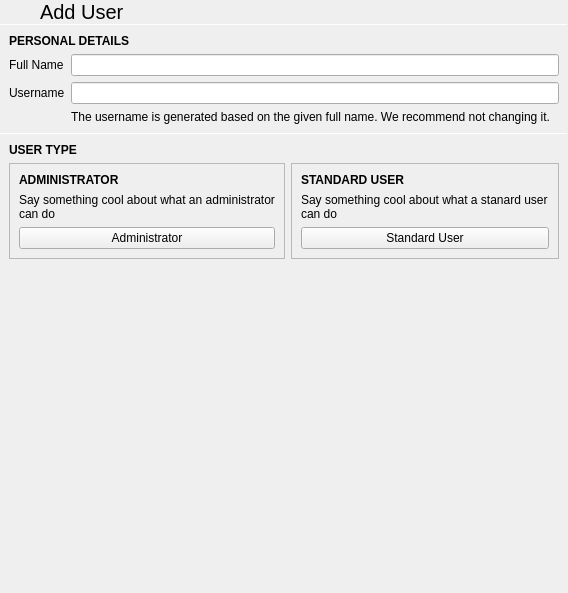
<?xml version="1.0" encoding="UTF-8"?>
<ui version="4.0">
 <class>AddUserDialog</class>
 <widget class="QWidget" name="AddUserDialog">
  <property name="geometry">
   <rect>
    <x>0</x>
    <y>0</y>
    <width>568</width>
    <height>593</height>
   </rect>
  </property>
  <property name="windowTitle">
   <string>Form</string>
  </property>
  <layout class="QVBoxLayout" name="verticalLayout">
   <property name="spacing">
    <number>0</number>
   </property>
   <property name="leftMargin">
    <number>0</number>
   </property>
   <property name="topMargin">
    <number>0</number>
   </property>
   <property name="rightMargin">
    <number>0</number>
   </property>
   <property name="bottomMargin">
    <number>0</number>
   </property>
   <item>
    <widget class="tStackedWidget" name="stackedWidget">
     <property name="currentIndex">
      <number>0</number>
     </property>
     <widget class="QWidget" name="detailsPage">
      <layout class="QVBoxLayout" name="verticalLayout_2">
       <property name="spacing">
        <number>0</number>
       </property>
       <property name="leftMargin">
        <number>0</number>
       </property>
       <property name="topMargin">
        <number>0</number>
       </property>
       <property name="rightMargin">
        <number>0</number>
       </property>
       <property name="bottomMargin">
        <number>0</number>
       </property>
       <item>
        <layout class="QHBoxLayout" name="horizontalLayout">
         <property name="spacing">
          <number>0</number>
         </property>
         <item>
          <widget class="QPushButton" name="backButton">
           <property name="sizePolicy">
            <sizepolicy hsizetype="Preferred" vsizetype="Preferred">
             <horstretch>0</horstretch>
             <verstretch>0</verstretch>
            </sizepolicy>
           </property>
           <property name="text">
            <string/>
           </property>
           <property name="icon">
            <iconset theme="go-previous">
             <normaloff>../PulseaudioPane</normaloff>../PulseaudioPane</iconset>
           </property>
           <property name="flat">
            <bool>true</bool>
           </property>
          </widget>
         </item>
         <item>
          <widget class="QLabel" name="label">
           <property name="sizePolicy">
            <sizepolicy hsizetype="Expanding" vsizetype="Preferred">
             <horstretch>0</horstretch>
             <verstretch>0</verstretch>
            </sizepolicy>
           </property>
           <property name="font">
            <font>
             <pointsize>15</pointsize>
            </font>
           </property>
           <property name="text">
            <string>Add User</string>
           </property>
           <property name="margin">
            <number>9</number>
           </property>
          </widget>
         </item>
         <item>
          <widget class="QPushButton" name="nextButton">
           <property name="sizePolicy">
            <sizepolicy hsizetype="Preferred" vsizetype="Preferred">
             <horstretch>0</horstretch>
             <verstretch>0</verstretch>
            </sizepolicy>
           </property>
           <property name="text">
            <string/>
           </property>
           <property name="icon">
            <iconset theme="go-next">
             <normaloff>../PulseaudioPane</normaloff>../PulseaudioPane</iconset>
           </property>
           <property name="flat">
            <bool>true</bool>
           </property>
          </widget>
         </item>
        </layout>
       </item>
       <item>
        <widget class="Line" name="line">
         <property name="maximumSize">
          <size>
           <width>16777215</width>
           <height>1</height>
          </size>
         </property>
         <property name="orientation">
          <enum>Qt::Horizontal</enum>
         </property>
        </widget>
       </item>
       <item>
        <layout class="QGridLayout" name="gridLayout">
         <property name="leftMargin">
          <number>9</number>
         </property>
         <property name="topMargin">
          <number>9</number>
         </property>
         <property name="rightMargin">
          <number>9</number>
         </property>
         <property name="bottomMargin">
          <number>9</number>
         </property>
         <property name="spacing">
          <number>6</number>
         </property>
         <item row="0" column="0" colspan="2">
          <widget class="QLabel" name="label_2">
           <property name="font">
            <font>
             <weight>75</weight>
             <bold>true</bold>
            </font>
           </property>
           <property name="text">
            <string>PERSONAL DETAILS</string>
           </property>
          </widget>
         </item>
         <item row="2" column="0">
          <widget class="QLabel" name="label_9">
           <property name="text">
            <string>Username</string>
           </property>
          </widget>
         </item>
         <item row="1" column="0">
          <widget class="QLabel" name="label_4">
           <property name="text">
            <string>Full Name</string>
           </property>
          </widget>
         </item>
         <item row="1" column="1">
          <widget class="QLineEdit" name="fullNameLineEdit"/>
         </item>
         <item row="2" column="1">
          <widget class="QLineEdit" name="usernameLineEdit"/>
         </item>
         <item row="3" column="1">
          <widget class="QLabel" name="label_10">
           <property name="text">
            <string>The username is generated based on the given full name. We recommend not changing it.</string>
           </property>
           <property name="wordWrap">
            <bool>true</bool>
           </property>
          </widget>
         </item>
        </layout>
       </item>
       <item>
        <widget class="Line" name="line_2">
         <property name="maximumSize">
          <size>
           <width>16777215</width>
           <height>1</height>
          </size>
         </property>
         <property name="orientation">
          <enum>Qt::Horizontal</enum>
         </property>
        </widget>
       </item>
       <item>
        <layout class="QGridLayout" name="gridLayout_2">
         <property name="leftMargin">
          <number>9</number>
         </property>
         <property name="topMargin">
          <number>9</number>
         </property>
         <property name="rightMargin">
          <number>9</number>
         </property>
         <property name="bottomMargin">
          <number>9</number>
         </property>
         <property name="spacing">
          <number>6</number>
         </property>
         <item row="1" column="0">
          <widget class="QFrame" name="administratorFrame">
           <property name="frameShape">
            <enum>QFrame::StyledPanel</enum>
           </property>
           <property name="frameShadow">
            <enum>QFrame::Raised</enum>
           </property>
           <layout class="QVBoxLayout" name="verticalLayout_3">
            <item>
             <widget class="QLabel" name="label_5">
              <property name="font">
               <font>
                <weight>75</weight>
                <bold>true</bold>
               </font>
              </property>
              <property name="text">
               <string>ADMINISTRATOR</string>
              </property>
             </widget>
            </item>
            <item>
             <widget class="QLabel" name="label_7">
              <property name="text">
               <string>Say something cool about what an administrator can do</string>
              </property>
              <property name="wordWrap">
               <bool>true</bool>
              </property>
             </widget>
            </item>
            <item>
             <widget class="QPushButton" name="administratorButton">
              <property name="text">
               <string>Administrator</string>
              </property>
              <property name="checkable">
               <bool>true</bool>
              </property>
              <property name="autoExclusive">
               <bool>true</bool>
              </property>
             </widget>
            </item>
           </layout>
          </widget>
         </item>
         <item row="1" column="1">
          <widget class="QFrame" name="standardUserFrame">
           <property name="frameShape">
            <enum>QFrame::StyledPanel</enum>
           </property>
           <property name="frameShadow">
            <enum>QFrame::Raised</enum>
           </property>
           <layout class="QVBoxLayout" name="verticalLayout_4">
            <item>
             <widget class="QLabel" name="label_6">
              <property name="font">
               <font>
                <weight>75</weight>
                <bold>true</bold>
               </font>
              </property>
              <property name="text">
               <string>STANDARD USER</string>
              </property>
             </widget>
            </item>
            <item>
             <widget class="QLabel" name="label_8">
              <property name="text">
               <string>Say something cool about what a stanard user can do</string>
              </property>
              <property name="wordWrap">
               <bool>true</bool>
              </property>
             </widget>
            </item>
            <item>
             <widget class="QPushButton" name="standardUserButton">
              <property name="text">
               <string>Standard User</string>
              </property>
              <property name="checkable">
               <bool>true</bool>
              </property>
              <property name="autoExclusive">
               <bool>true</bool>
              </property>
             </widget>
            </item>
           </layout>
          </widget>
         </item>
         <item row="0" column="0" colspan="2">
          <widget class="QLabel" name="label_3">
           <property name="font">
            <font>
             <weight>75</weight>
             <bold>true</bold>
            </font>
           </property>
           <property name="text">
            <string>USER TYPE</string>
           </property>
          </widget>
         </item>
        </layout>
       </item>
       <item>
        <spacer name="verticalSpacer">
         <property name="orientation">
          <enum>Qt::Vertical</enum>
         </property>
         <property name="sizeHint" stdset="0">
          <size>
           <width>20</width>
           <height>262</height>
          </size>
         </property>
        </spacer>
       </item>
      </layout>
     </widget>
     <widget class="QWidget" name="securityPage">
      <layout class="QVBoxLayout" name="verticalLayout_5">
       <property name="spacing">
        <number>0</number>
       </property>
       <property name="leftMargin">
        <number>0</number>
       </property>
       <property name="topMargin">
        <number>0</number>
       </property>
       <property name="rightMargin">
        <number>0</number>
       </property>
       <property name="bottomMargin">
        <number>0</number>
       </property>
       <item>
        <layout class="QHBoxLayout" name="horizontalLayout_2">
         <property name="spacing">
          <number>0</number>
         </property>
         <item>
          <widget class="QPushButton" name="backButton_2">
           <property name="sizePolicy">
            <sizepolicy hsizetype="Preferred" vsizetype="Preferred">
             <horstretch>0</horstretch>
             <verstretch>0</verstretch>
            </sizepolicy>
           </property>
           <property name="text">
            <string/>
           </property>
           <property name="icon">
            <iconset theme="go-previous">
             <normaloff>../PulseaudioPane</normaloff>../PulseaudioPane</iconset>
           </property>
           <property name="flat">
            <bool>true</bool>
           </property>
          </widget>
         </item>
         <item>
          <widget class="QLabel" name="label_11">
           <property name="sizePolicy">
            <sizepolicy hsizetype="Expanding" vsizetype="Preferred">
             <horstretch>0</horstretch>
             <verstretch>0</verstretch>
            </sizepolicy>
           </property>
           <property name="font">
            <font>
             <pointsize>15</pointsize>
            </font>
           </property>
           <property name="text">
            <string>Account Security</string>
           </property>
           <property name="margin">
            <number>9</number>
           </property>
          </widget>
         </item>
        </layout>
       </item>
       <item>
        <widget class="Line" name="line_3">
         <property name="maximumSize">
          <size>
           <width>16777215</width>
           <height>1</height>
          </size>
         </property>
         <property name="orientation">
          <enum>Qt::Horizontal</enum>
         </property>
        </widget>
       </item>
       <item>
        <widget class="QLabel" name="label_12">
         <property name="text">
          <string>Protect this account with a password to prevent anyone else logging into it.</string>
         </property>
         <property name="margin">
          <number>9</number>
         </property>
        </widget>
       </item>
       <item>
        <widget class="Line" name="line_4">
         <property name="maximumSize">
          <size>
           <width>16777215</width>
           <height>1</height>
          </size>
         </property>
         <property name="orientation">
          <enum>Qt::Horizontal</enum>
         </property>
        </widget>
       </item>
       <item>
        <layout class="QGridLayout" name="gridLayout_3">
         <property name="leftMargin">
          <number>9</number>
         </property>
         <property name="topMargin">
          <number>9</number>
         </property>
         <property name="rightMargin">
          <number>9</number>
         </property>
         <property name="bottomMargin">
          <number>9</number>
         </property>
         <property name="spacing">
          <number>6</number>
         </property>
         <item row="0" column="0">
          <widget class="QLabel" name="label_13">
           <property name="text">
            <string>Password</string>
           </property>
          </widget>
         </item>
         <item row="1" column="1">
          <widget class="QLineEdit" name="confirmPasswordLineEdit">
           <property name="echoMode">
            <enum>QLineEdit::Password</enum>
           </property>
          </widget>
         </item>
         <item row="1" column="0">
          <widget class="QLabel" name="label_14">
           <property name="text">
            <string>Confirm Password</string>
           </property>
          </widget>
         </item>
         <item row="0" column="1">
          <widget class="QLineEdit" name="passwordLineEdit">
           <property name="echoMode">
            <enum>QLineEdit::Password</enum>
           </property>
          </widget>
         </item>
         <item row="2" column="1">
          <widget class="QLineEdit" name="passwordHintLineEdit"/>
         </item>
         <item row="2" column="0">
          <widget class="QLabel" name="label_22">
           <property name="text">
            <string>Password Hint</string>
           </property>
          </widget>
         </item>
         <item row="3" column="1">
          <widget class="QLabel" name="label_23">
           <property name="text">
            <string>If you forget your password, this will appear to help you remember.</string>
           </property>
           <property name="wordWrap">
            <bool>true</bool>
           </property>
          </widget>
         </item>
        </layout>
       </item>
       <item>
        <widget class="QCommandLinkButton" name="usePasswordButton">
         <property name="text">
          <string>Use this password</string>
         </property>
        </widget>
       </item>
       <item>
        <widget class="QLabel" name="label_15">
         <property name="text">
          <string>Alternatively, choose one of the following options:</string>
         </property>
         <property name="margin">
          <number>9</number>
         </property>
        </widget>
       </item>
       <item>
        <widget class="QCommandLinkButton" name="askForPasswordButton">
         <property name="text">
          <string>Ask for a password on the next login</string>
         </property>
         <property name="description">
          <string>The first time the user logs in, we'll ask them for a password.</string>
         </property>
        </widget>
       </item>
       <item>
        <widget class="QCommandLinkButton" name="noPasswordButton">
         <property name="text">
          <string>Don't set a password</string>
         </property>
         <property name="description">
          <string>Anyone will be able to log into this account.</string>
         </property>
        </widget>
       </item>
       <item>
        <spacer name="verticalSpacer_2">
         <property name="orientation">
          <enum>Qt::Vertical</enum>
         </property>
         <property name="sizeHint" stdset="0">
          <size>
           <width>20</width>
           <height>40</height>
          </size>
         </property>
        </spacer>
       </item>
      </layout>
     </widget>
     <widget class="QWidget" name="confirmPage">
      <layout class="QVBoxLayout" name="verticalLayout_6">
       <property name="spacing">
        <number>0</number>
       </property>
       <property name="leftMargin">
        <number>0</number>
       </property>
       <property name="topMargin">
        <number>0</number>
       </property>
       <property name="rightMargin">
        <number>0</number>
       </property>
       <property name="bottomMargin">
        <number>0</number>
       </property>
       <item>
        <layout class="QHBoxLayout" name="horizontalLayout_3">
         <property name="spacing">
          <number>0</number>
         </property>
         <item>
          <widget class="QPushButton" name="backButton_3">
           <property name="sizePolicy">
            <sizepolicy hsizetype="Preferred" vsizetype="Preferred">
             <horstretch>0</horstretch>
             <verstretch>0</verstretch>
            </sizepolicy>
           </property>
           <property name="text">
            <string/>
           </property>
           <property name="icon">
            <iconset theme="go-previous">
             <normaloff>../PulseaudioPane</normaloff>../PulseaudioPane</iconset>
           </property>
           <property name="flat">
            <bool>true</bool>
           </property>
          </widget>
         </item>
         <item>
          <widget class="QLabel" name="label_16">
           <property name="sizePolicy">
            <sizepolicy hsizetype="Expanding" vsizetype="Preferred">
             <horstretch>0</horstretch>
             <verstretch>0</verstretch>
            </sizepolicy>
           </property>
           <property name="font">
            <font>
             <pointsize>15</pointsize>
            </font>
           </property>
           <property name="text">
            <string>Add User</string>
           </property>
           <property name="margin">
            <number>9</number>
           </property>
          </widget>
         </item>
        </layout>
       </item>
       <item>
        <widget class="Line" name="line_5">
         <property name="maximumSize">
          <size>
           <width>16777215</width>
           <height>1</height>
          </size>
         </property>
         <property name="orientation">
          <enum>Qt::Horizontal</enum>
         </property>
        </widget>
       </item>
       <item>
        <widget class="QLabel" name="label_17">
         <property name="text">
          <string>Add this user to your system?</string>
         </property>
         <property name="margin">
          <number>9</number>
         </property>
        </widget>
       </item>
       <item>
        <layout class="QGridLayout" name="gridLayout_4">
         <property name="leftMargin">
          <number>9</number>
         </property>
         <property name="topMargin">
          <number>9</number>
         </property>
         <property name="rightMargin">
          <number>9</number>
         </property>
         <property name="bottomMargin">
          <number>9</number>
         </property>
         <property name="spacing">
          <number>6</number>
         </property>
         <item row="1" column="1">
          <widget class="QLabel" name="userNameConfirmLabel">
           <property name="text">
            <string>TextLabel</string>
           </property>
          </widget>
         </item>
         <item row="1" column="0">
          <widget class="QLabel" name="label_20">
           <property name="text">
            <string>Username</string>
           </property>
          </widget>
         </item>
         <item row="0" column="0">
          <widget class="QLabel" name="label_18">
           <property name="text">
            <string>Real Name</string>
           </property>
          </widget>
         </item>
         <item row="2" column="0">
          <widget class="QLabel" name="label_19">
           <property name="text">
            <string>User Type</string>
           </property>
          </widget>
         </item>
         <item row="2" column="1">
          <widget class="QLabel" name="userTypeConfirmLabel">
           <property name="text">
            <string>TextLabel</string>
           </property>
          </widget>
         </item>
         <item row="0" column="1">
          <widget class="QLabel" name="realNameConfirmLabel">
           <property name="sizePolicy">
            <sizepolicy hsizetype="Expanding" vsizetype="Preferred">
             <horstretch>0</horstretch>
             <verstretch>0</verstretch>
            </sizepolicy>
           </property>
           <property name="text">
            <string>TextLabel</string>
           </property>
          </widget>
         </item>
         <item row="3" column="0">
          <widget class="QLabel" name="label_21">
           <property name="text">
            <string>Password</string>
           </property>
          </widget>
         </item>
         <item row="3" column="1">
          <widget class="QLabel" name="passwordConfirmLabel">
           <property name="text">
            <string>TextLabel</string>
           </property>
          </widget>
         </item>
        </layout>
       </item>
       <item>
        <widget class="QCommandLinkButton" name="performAddUserButton">
         <property name="text">
          <string>Add User</string>
         </property>
         <property name="description">
          <string>Add this user to your system</string>
         </property>
        </widget>
       </item>
       <item>
        <spacer name="verticalSpacer_3">
         <property name="orientation">
          <enum>Qt::Vertical</enum>
         </property>
         <property name="sizeHint" stdset="0">
          <size>
           <width>20</width>
           <height>356</height>
          </size>
         </property>
        </spacer>
       </item>
      </layout>
     </widget>
     <widget class="QWidget" name="processingPage">
      <layout class="QGridLayout" name="gridLayout_5">
       <item row="0" column="1">
        <spacer name="verticalSpacer_5">
         <property name="orientation">
          <enum>Qt::Vertical</enum>
         </property>
         <property name="sizeHint" stdset="0">
          <size>
           <width>20</width>
           <height>267</height>
          </size>
         </property>
        </spacer>
       </item>
       <item row="1" column="0">
        <spacer name="horizontalSpacer">
         <property name="orientation">
          <enum>Qt::Horizontal</enum>
         </property>
         <property name="sizeHint" stdset="0">
          <size>
           <width>255</width>
           <height>20</height>
          </size>
         </property>
        </spacer>
       </item>
       <item row="1" column="1">
        <widget class="tCircularSpinner" name="widget" native="true"/>
       </item>
       <item row="1" column="2">
        <spacer name="horizontalSpacer_2">
         <property name="orientation">
          <enum>Qt::Horizontal</enum>
         </property>
         <property name="sizeHint" stdset="0">
          <size>
           <width>254</width>
           <height>20</height>
          </size>
         </property>
        </spacer>
       </item>
       <item row="2" column="1">
        <spacer name="verticalSpacer_4">
         <property name="orientation">
          <enum>Qt::Vertical</enum>
         </property>
         <property name="sizeHint" stdset="0">
          <size>
           <width>20</width>
           <height>267</height>
          </size>
         </property>
        </spacer>
       </item>
      </layout>
     </widget>
    </widget>
   </item>
  </layout>
 </widget>
 <customwidgets>
  <customwidget>
   <class>tCircularSpinner</class>
   <extends>QWidget</extends>
   <header location="global">tcircularspinner.h</header>
   <container>1</container>
  </customwidget>
  <customwidget>
   <class>tStackedWidget</class>
   <extends>QStackedWidget</extends>
   <header location="global">tstackedwidget.h</header>
   <container>1</container>
  </customwidget>
 </customwidgets>
 <tabstops>
  <tabstop>fullNameLineEdit</tabstop>
  <tabstop>usernameLineEdit</tabstop>
  <tabstop>administratorButton</tabstop>
  <tabstop>standardUserButton</tabstop>
  <tabstop>passwordLineEdit</tabstop>
  <tabstop>confirmPasswordLineEdit</tabstop>
  <tabstop>passwordHintLineEdit</tabstop>
  <tabstop>usePasswordButton</tabstop>
  <tabstop>askForPasswordButton</tabstop>
  <tabstop>noPasswordButton</tabstop>
  <tabstop>performAddUserButton</tabstop>
  <tabstop>nextButton</tabstop>
  <tabstop>backButton_3</tabstop>
  <tabstop>backButton</tabstop>
  <tabstop>backButton_2</tabstop>
 </tabstops>
 <resources/>
 <connections/>
</ui>
